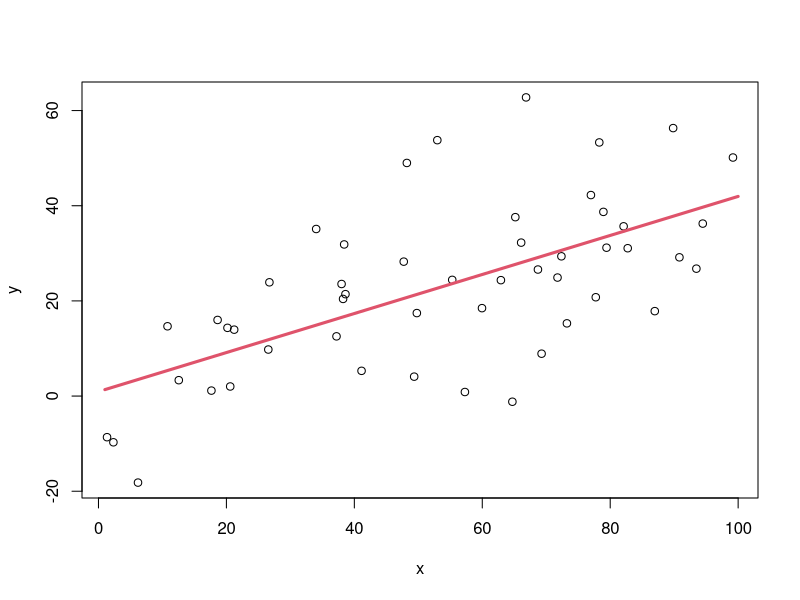
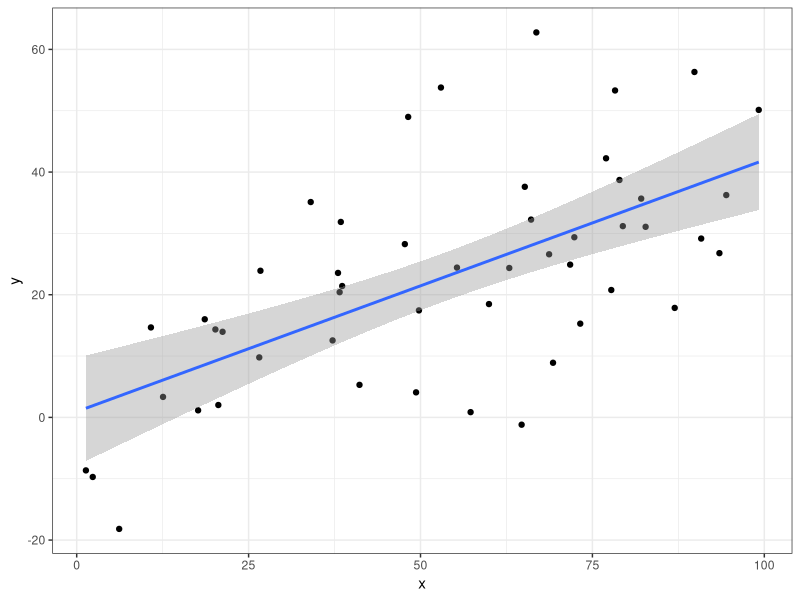
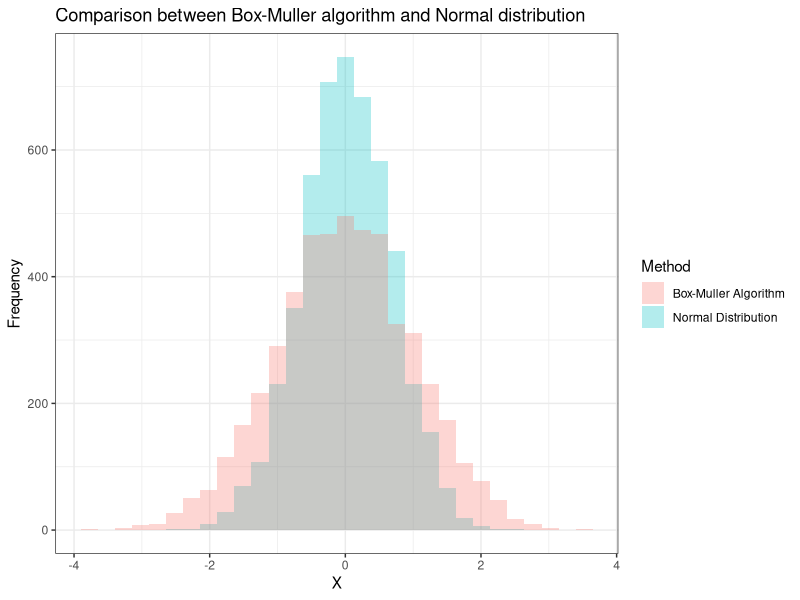

Generate these figures, in order, with R:
## ---- chunk 1
knitr::opts_chunk$set(echo = TRUE)
library(microbenchmark)
library(ggplot2)
## ---- chunk 2
q1 <- function(n, p) {
    random.binomial <- c()
    for (i in 1:n) {
        random.uniform <- runif(n, 0, 1)
        random.bernoulli <- as.numeric(random.uniform < p)
        random.binomial[i] <- sum(random.bernoulli)
    }
    return(random.binomial)
}
## ---- chunk 3
microbenchmark(rbinom(n = 100, size = 100, p = 0.25),
               q1(n = 100, p = 0.25),
               times = 100)
## ---- chunk 4
set.seed(1)

# using base plot function
x <- runif(50, 0, 100)
y <- 0.4 * x + rnorm(50, 0, 15)
df <- data.frame(x, y)
mod <- lm(y ~ x, data = df)
x_new <- 1:100
pred <- predict(mod, newdata=data.frame(x = x_new))
plot(df)
lines(x_new, pred, lwd = 3, col = 2)

# using ggplot function
ggplot(df, aes(x, y)) +
    geom_point() +
    geom_smooth(method='lm') +
    theme_bw()
## ---- chunk 5
newrnorm <- function (n) 
    {
        u1 <- runif(n/2, 0, 1)
        u2 <- runif(n/2, 0, 1)
        theta <- 2 * pi * u2
        R <- sqrt(-2 * log10(u1))
        x <- R * cos(theta)
        y <- R * sin(theta)
        vec <- c(x, y)
        vec
}

set.seed(1)
y1 <- newrnorm(5000) 
y2 <- rnorm(5000)
Y <- data.frame(y1, y2)

ggplot(data=Y, aes(x= y1, fill = "red")) + 
    geom_histogram(alpha = 0.3) + 
    geom_histogram(aes(x= y2, fill = "blue"), alpha = 0.3) +
    labs(x="X", y="Frequency", title = "Comparison between Box-Muller algorithm and Normal distribution ") +
    scale_fill_discrete(name = "Method", labels=c("Box-Muller Algorithm","Normal Distribution")) +
    theme_bw()
